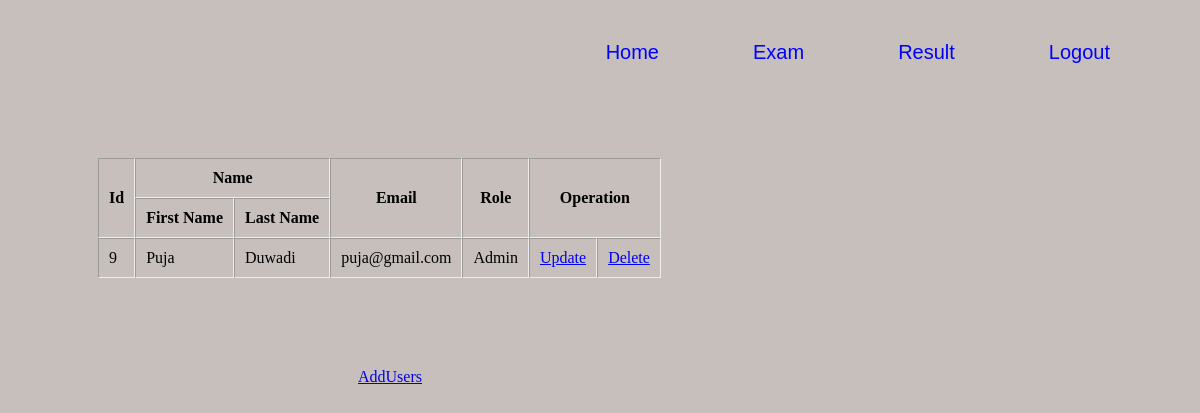
The app's page /PHP/Admin/index.php, older data.
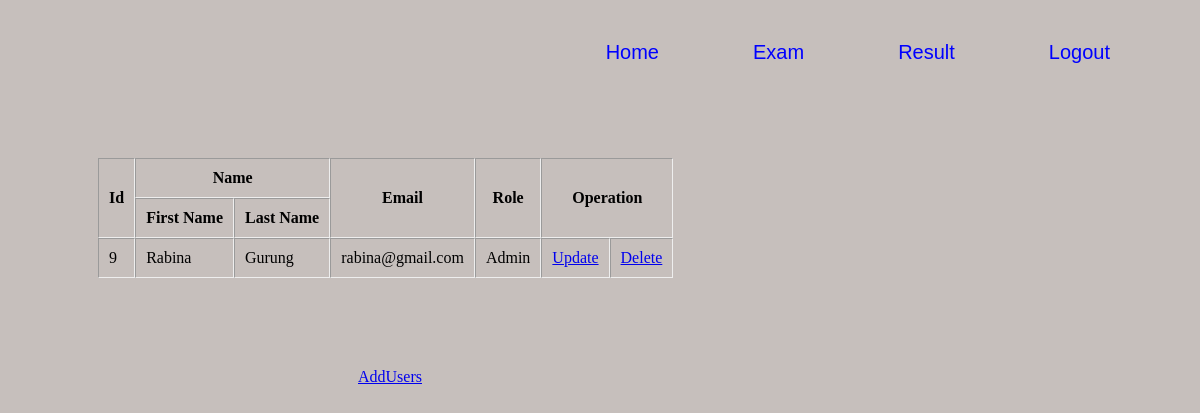
The same page, newer data.
### tables this page shows
CREATE TABLE `users` (
  `Id` int(11) NOT NULL,
  `FirstName` varchar(20) DEFAULT NULL,
  `LastName` varchar(20) DEFAULT NULL,
  `Email` varchar(60) DEFAULT NULL,
  `Password` varchar(60) DEFAULT NULL,
  `Role` varchar(20) DEFAULT NULL
);

### PHP/Admin/index.php (the view, shortened to what this page needs)
<?php
include '../link.php';
?>
<!DOCTYPE html>
<html>
<head>
	<link rel="stylesheet" href="../Admin/phpstyle.css">
</head>
<body>
	<?php
	$sql="select Id,FirstName,LastName,Email,Role from users";
	$result=mysqli_query($conn,$sql);
	if (mysqli_num_rows($result)>0) {
	?>
	<nav>
	<ul id='MenuItems'>
	<li><a href="index.php">Home</a></li>
	<li><a href="Exam.php">Exam</a></li>
	<li><a href="result.php">Result</a></li>
	<li><a href="../Logout.php">Logout</a></li>
</ul>
     </nav>
<table border="1px solid black" cellpadding="10" cellspacing="0">
<tr>
	<th rowspan="2">Id</th>
	<th colspan="2">Name</th>
	<th rowspan="2">Email</th>
	<th rowspan="2">Role</th>
	<th rowspan="2" colspan="2">Operation</th>
</tr>
<tr>
	<th>First Name</th>
	<th>Last Name</th>
</tr>
<?php
while ($rows=mysqli_fetch_assoc($result)) {
?>
<tr>
	<td><?php echo "$rows[Id]"; ?></td>
	<td><?php echo "$rows[FirstName]"; ?></td>
	<td><?php echo "$rows[LastName]"; ?></td>
	<td><?php echo "$rows[Email]"; ?></td>
	<td><?php echo "$rows[Role]"; ?></td>
	<td><a href="../Admin/Update.php?id=<?php echo"$rows[Id]";?>">Update</a></td>
	<td><a href="../Admin/Delete.php?id=<?php echo "$rows[Id]"; ?>" onclick="return del()">Delete</a></td>
</tr>
<?php } ?>
</table>
<?php } ?>
<div>
<a href="AddUsers.php">AddUsers</a>
</div>
</body>
</html>

### PHP/Admin/phpstyle.css (style rules this page uses)
body { background-color:#c6bfbc; }
nav { flex: 1; position: fixed; right: 0; }
nav ul { display: inline-block; list-style: none; }
nav ul li { display: inline-block; margin-right: 90px; margin-top: 17px; }
nav ul li a { text-decoration: none; font-size: 20px; color: blue; font-family: sans-serif; }
table { margin-top: 0; padding: 90px; padding-top: 150px; border: none; }
div { margin-left: 350px; }

Row changes from the older to the newer data that the page shows:
changed users "Admin": FirstName "Puja" → "Rabina"; LastName "Duwadi" → "Gurung"; Email "puja@gmail.com" → "rabina@gmail.com"
